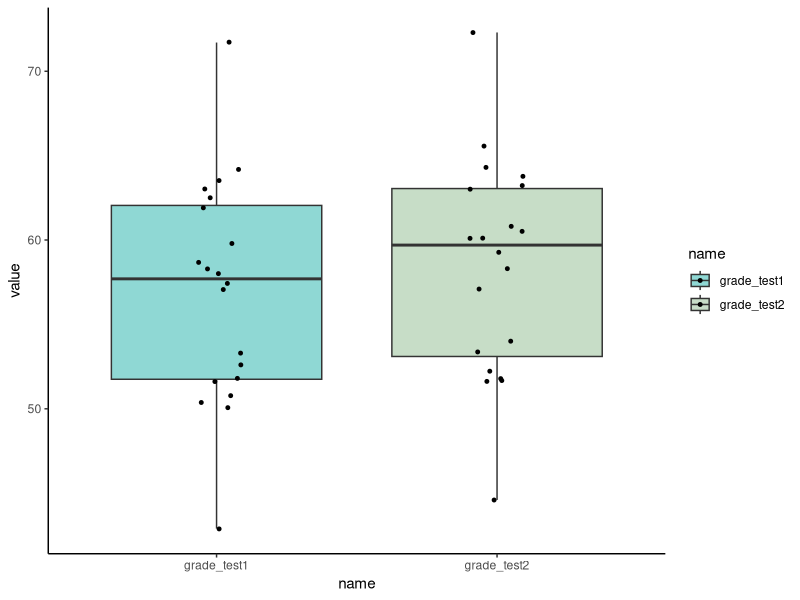
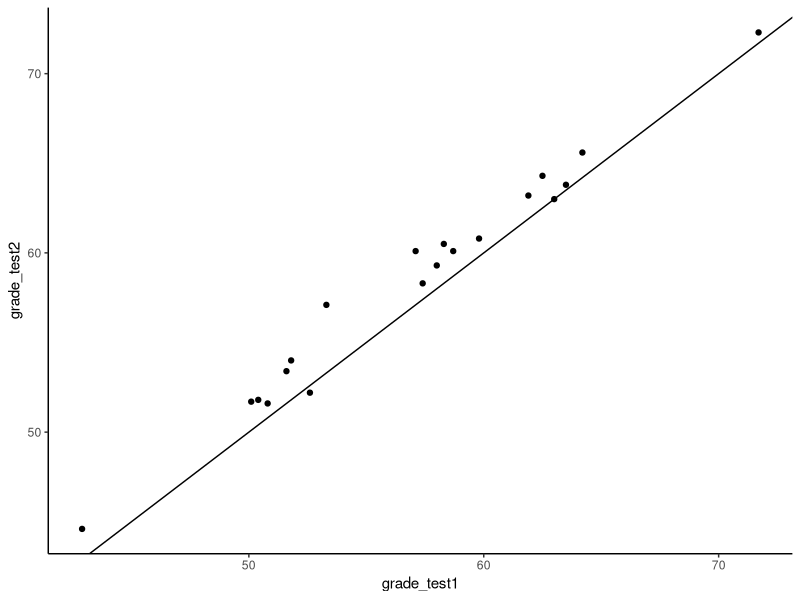
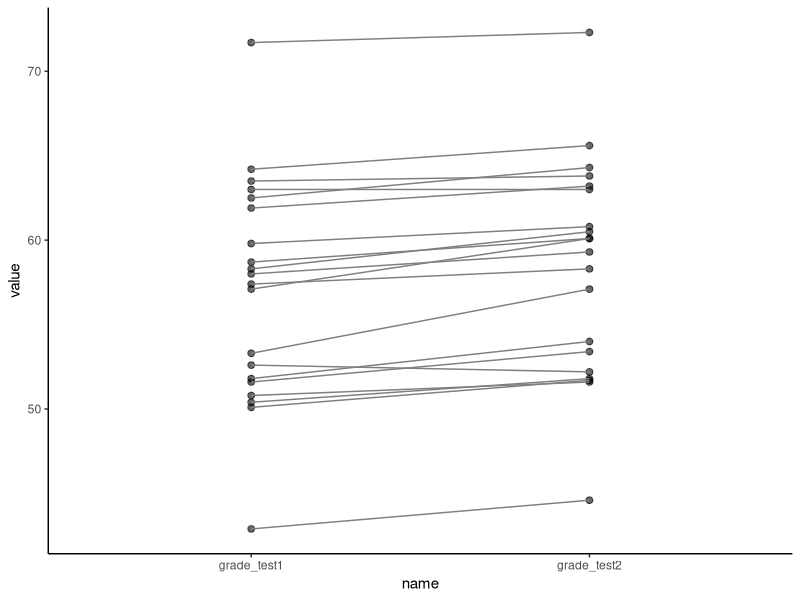
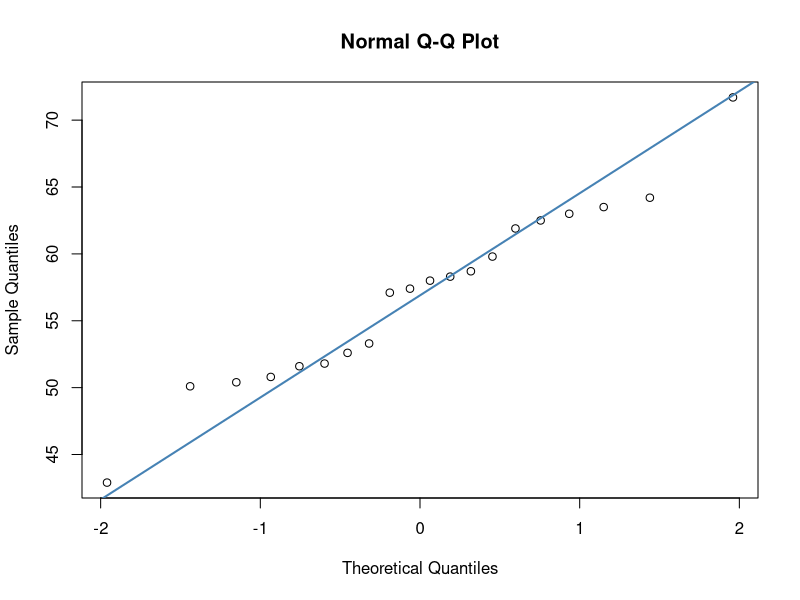
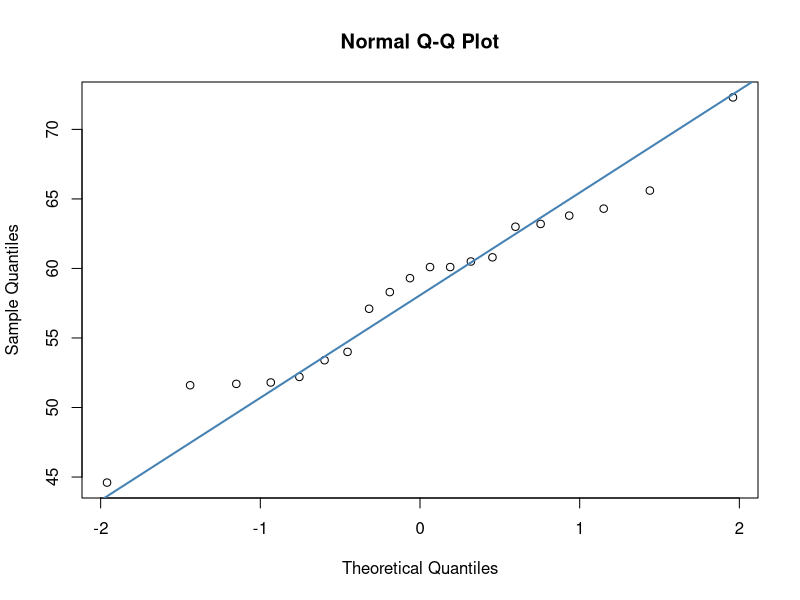
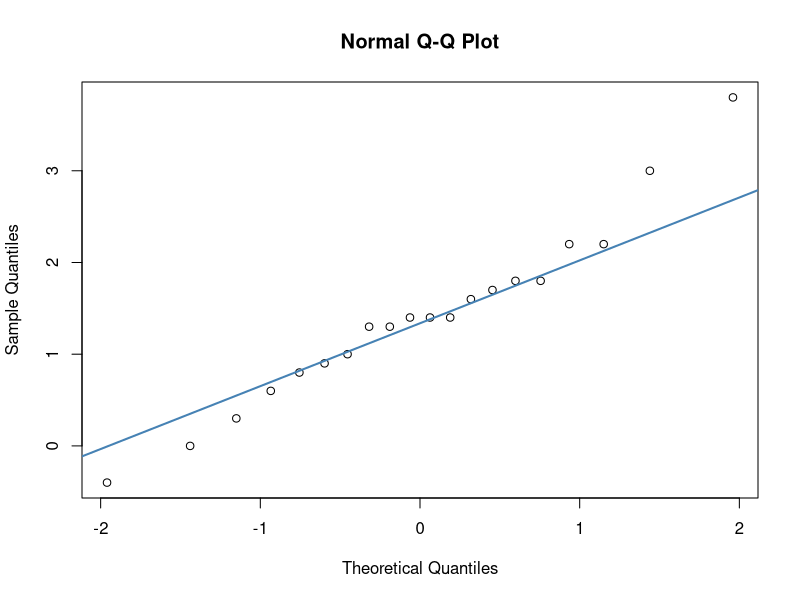

Reproduce these figures in R, in order.

### Comparing Means with Paired Data


# Paired Data are when you have 2 observations per individual

# e.g. may be a measurement that is 'before' and 'after' for same subject




### First let's look at and visualize Paired Data


library(tidyverse)


#### Read data

chico <- read_csv("data/chico.csv")
head(chico)

chico  # the two scores we're interested in are in separate columns at the moment
       # this is 'wide format' data


## We can summarize the data in each column with 'describe()'

library(psych)
describe(chico) #ignore the warnings


# This summarizes 'between group' differences - it doesn't show within subject changes...




### Visualizations ---

# traditional summaries of the data also struggle to show individual changes, only looking at the between group effects




### e.g. boxplot graph


# but first, to make the data into a format that we can plot in ggplot,
# we need to turn the data in long format

head(chico)



# need to reorder the data:

chico.long <- chico %>% pivot_longer(2:3) 

chico.long


# boxplot
ggplot(chico.long, aes(x=name, y=value, fill=name))+
  geom_boxplot(outlier.shape = NA, alpha=.5) +
  geom_jitter(width=.1, size=1) +
  theme_classic() +
  scale_fill_manual(values=c("lightseagreen","darkseagreen"))



### Better method is to do one of these two plots:

## Scatterplot
head(chico)

ggplot(chico, aes(x=grade_test1, y=grade_test2)) +
  geom_point() +
  theme_classic()+
  geom_abline(intercept =0 , slope = 1)


## Slope Graph
head(chico.long)

ggplot(chico.long, aes(x=name, y=value, group=id))+
  geom_point(alpha=.6, size=2)+
  geom_line(color="gray50")+
  theme_classic()




### Fundamentally, what a 'paired t-test' cares about are the differences in scores


## First, let's run the paired t-test command in R, then we'll break down what's going on (in another video):


t.test(chico$grade_test1, chico$grade_test2, paired=T)  # this is 2-tailed

t.test(chico$grade_test2, chico$grade_test1, paired=T)  # the only thing that changes is the sign of t


t.test(chico$grade_test2, chico$grade_test1, paired=T, alternative = "greater")  # this is 1-tailed



## The major assumption of the test is that your data are normal:

shapiro.test(chico$grade_test1)

shapiro.test(chico$grade_test2)


# you could also do QQ plots...

qqnorm(chico$grade_test1)
qqline(chico$grade_test1, col = "steelblue", lwd = 2) # hmm, not great.

qqnorm(chico$grade_test2)
qqline(chico$grade_test2, col = "steelblue", lwd = 2) # hmm, not great.



## In actual fact, what the paired t-test is doing is working on difference scores,
# so really, we need those to be approximately normally distributed:


# Calculate the difference between the two tests per subject:

chico$improvement <- chico$grade_test2 - chico$grade_test1 
head(chico)
chico

# descriptives of the difference scores
mean(chico$improvement)
sd(chico$improvement)


# check normality of difference scores
qqnorm(chico$improvement)
qqline(chico$improvement, col = "steelblue", lwd = 2) # bit better

shapiro.test(chico$improvement)







### Calculating effect sizes

# With a paired t-test, we calculate Cohen's d
# by dividing the mean difference score by the SD in difference scores



# Effect Size is equal to:
mean(chico$improvement) / sd(chico$improvement)  # 1.45






